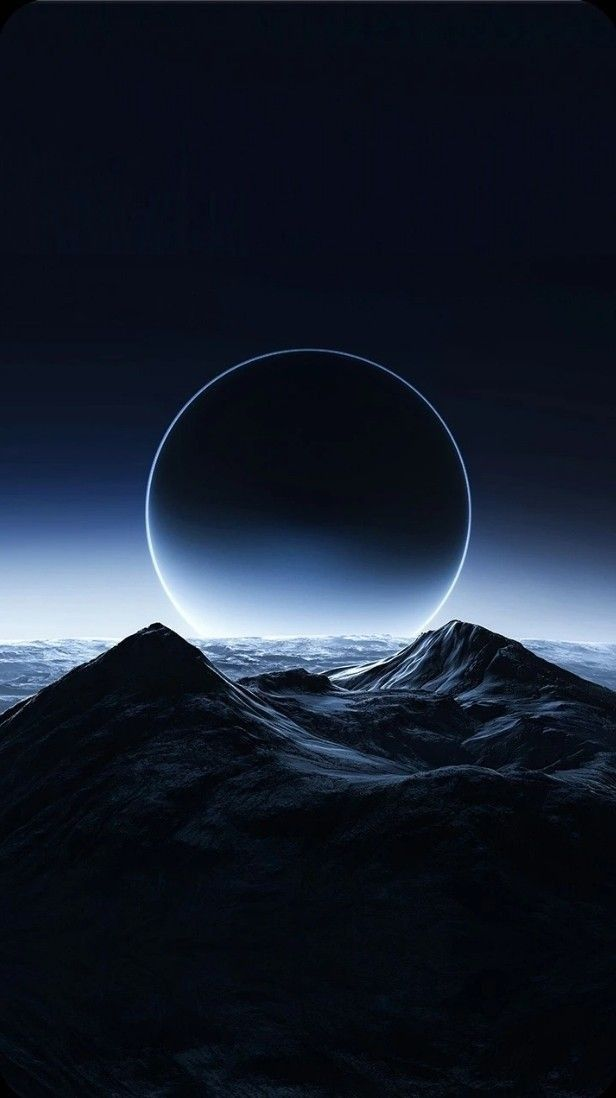
#> input picture AppStoreAssets/background-source/01-space-ring-mountains.jpg, 616 x 1098 px
$ python render_scene_driven_appstore_screenshots_v12.py
#> lines starting #> are read from the running program, lines starting #| are printed output that depends on the picture
#!/usr/bin/env python3
"""Render scene-driven App Store screenshots for TAME Space Compass.

This v12 pipeline treats screenshots like ads: each frame gets a real scene
background, a clear focal object, and a more cinematic sense of depth.
"""

from __future__ import annotations

import math
import random
from dataclasses import dataclass
from pathlib import Path

from PIL import Image, ImageChops, ImageDraw, ImageEnhance, ImageFilter, ImageFont, ImageOps


ROOT = Path(__file__).resolve().parents[1]
ASSETS = ROOT / "AppStoreAssets"
SHOTS = ROOT / "VerificationShots"
REFS = ASSETS / "reference-style"
BGS = ASSETS / "background-source"

OUT_ZH = ASSETS / "zh-Hans-campaign-v12"
OUT_EN = ASSETS / "en-US-campaign-v12"
CONTACT = ASSETS / "generated-marketing" / "campaign-v12"

W, H = 1284, 2778

PAPER = (250, 247, 239)
INK = (15, 18, 19)
MUTED = (90, 94, 91)
GOLD = (180, 148, 80)
GOLD_SOFT = (221, 194, 130)
GREEN = (24, 43, 35)
GREEN_DARK = (12, 21, 18)

FONT_ZH_SERIF = "/System/Library/Fonts/Supplemental/Songti.ttc"
FONT_ZH_BODY = "/System/Library/Fonts/Hiragino Sans GB.ttc"
FONT_EN = "/System/Library/Fonts/Helvetica.ttc"

ICON = ROOT / "Design" / "app-icon-original-geomancy-1024.png"

SCENES = {
    "hero": {
        "bg": BGS / "01-space-ring-mountains.jpg",
        "focus": (0.52, 0.58),
        "light": (0.50, 0.42),
        "warm": False,
    },
    "read": {
        "bg": BGS / "03-silver-flow.jpg",
        "focus": (0.35, 0.52),
        "light": (0.70, 0.24),
        "warm": True,
    },
    "layout": {
        "bg": BGS / "06-gold-crease.jpg",
        "focus": (0.58, 0.48),
        "light": (0.62, 0.28),
        "warm": True,
    },
    "report": {
        "bg": BGS / "09-chrome-sphere.jpg",
        "focus": (0.52, 0.54),
        "light": (0.50, 0.44),
        "warm": False,
    },
    "rooms": {
        "bg": BGS / "07-glass-forest-bubble.jpg",
        "focus": (0.50, 0.44),
        "light": (0.50, 0.24),
        "warm": True,
    },
    "close": {
        "bg": BGS / "10-galaxy-spiral.jpg",
        "focus": (0.52, 0.34),
        "light": (0.52, 0.36),
        "warm": False,
    },
}


@dataclass(frozen=True)
class Frame:
    key: str
    source: Path


ZH_COPY = {
    "hero": ("空间坐向", "一眼看清空间坐向", "罗盘、户型和记录放到同一屏。"),
    "read": ("现场读数", "现场读数更从容", "红针、角度与参考一起看，不用来回切。"),
    "layout": ("格局参考", "复杂格局一屏理顺", "把方位、年度与阶段整理成更清楚的判断。"),
    "report": ("户型对齐", "户型落点更直观", "中心点、开口、区域关系直接落到平面上。"),
    "rooms": ("空间分组", "房间分开看更稳", "卧室、书房、客厅分开记录，复盘更稳。"),
    "close": ("本地报告", "本地保存，按需分享", "记录留在本机，需要沟通时再生成报告。"),
}

EN_COPY = {
    "hero": ("Spatial reading", "See the spatial read at a glance", "Compass, plan, and notes stay in one view."),
    "read": ("On-site checks", "Read on-site with confidence", "Needle, angle, and reference together, without jumping around."),
    "layout": ("Layout reference", "Make complex layouts easier to read", "Bring direction, year, and period into one calm read."),
    "report": ("Plan alignment", "Map direction to real rooms", "Place center points, openings, and zones with confidence."),
    "rooms": ("Room groups", "Review each room separately", "Keep bedroom, study, and living areas organized."),
    "close": ("Local records", "Save locally. Share when ready.", "Your records stay on device until you choose to share."),
}


# [8 lines left out: function font, not called in this run]


def load(path: Path) -> Image.Image:
    return Image.open(path).convert("RGB")


def fit_cover(img: Image.Image, size: tuple[int, int], centering: tuple[float, float] = (0.5, 0.5)) -> Image.Image:
    return ImageOps.fit(img, size, Image.Resampling.LANCZOS, centering=centering)


# [4 lines left out: function rounded_mask, not called in this run]


def _lerp(a: int, b: int, t: float) -> int:
    return int(a + (b - a) * t)


def _blend(c1: tuple[int, int, int, int], c2: tuple[int, int, int, int], t: float) -> tuple[int, int, int, int]:
    return tuple(_lerp(c1[i], c2[i], t) for i in range(4))  # type: ignore[return-value]


# [74 lines left out: functions linear_gradient, rounded_gradient, wrap_lines, draw_wrapped, not called in this run]


def grain(img: Image.Image, seed: int, strength: int = 10) -> None:
    random.seed(seed)
    layer = Image.new("RGBA", img.size, (0, 0, 0, 0))
    draw = ImageDraw.Draw(layer)
    for _ in range(6500):
        x = random.randrange(img.width)
        y = random.randrange(img.height)
        alpha = random.randrange(2, strength)
        color = (255, 255, 255, alpha) if random.random() < 0.40 else (0, 0, 0, alpha)
        draw.point((x, y), fill=color)
    img.alpha_composite(layer)


def glow(img: Image.Image, center: tuple[int, int], radius: int, color: tuple[int, int, int], alpha: int) -> None:
    layer = Image.new("RGBA", img.size, (0, 0, 0, 0))
    draw = ImageDraw.Draw(layer)
    x, y = center
    draw.ellipse((x - radius, y - radius, x + radius, y + radius), fill=(*color, alpha))
    layer = layer.filter(ImageFilter.GaussianBlur(radius // 2))
    img.alpha_composite(layer)


def scene_bg(scene_key: str, seed: int) -> Image.Image:
    scene = SCENES[scene_key]
    base = fit_cover(load(scene["bg"]).convert("RGBA"), (W, H), centering=scene["focus"]).convert("RGBA")
    if scene["warm"]:
        wash = Image.new("RGBA", (W, H), (248, 244, 236, 70))
        halo_color = (222, 190, 128)
        horizon = (255, 255, 255, 42)
    else:
        wash = Image.new("RGBA", (W, H), (14, 28, 25, 92))
        halo_color = (160, 205, 206)
        horizon = (232, 238, 240, 36)

    base.alpha_composite(wash)
    glow(base, (int(W * scene["light"][0]), int(H * scene["light"][1])), 280, halo_color, 78 if scene["warm"] else 92)

    draw = ImageDraw.Draw(base)
    horizon_y = int(H * 0.61)
    draw.line((78, horizon_y, W - 78, horizon_y), fill=horizon, width=2)
    draw.line((W // 2, 110, W // 2, H - 140), fill=(255, 255, 255, 20) if scene["warm"] else (255, 255, 255, 14), width=1)

    fade = Image.new("RGBA", (W, H), (0, 0, 0, 0))
    fd = ImageDraw.Draw(fade)
    for y in range(H):
        if y < 260:
            a = int(82 * (1 - y / 260) ** 2)
            fd.line((0, y, W, y), fill=(255, 255, 255, a))
        elif y > H - 320:
            a = int(102 * ((y - (H - 320)) / 320) ** 2)
            fd.line((0, y, W, y), fill=(0, 0, 0, a))
    base.alpha_composite(fade)

    grain(base, seed, 10 if scene["warm"] else 12)
    return base


# [400 lines left out: functions shadow, cast_shadow, screen_treatment, extrude_device, phone_mockup, reflect and 9 more, not called in this run]


def render_frame(locale: str, frame: Frame, index: int) -> Image.Image:
    dark = not bool(SCENES[frame.key]["warm"])
    base = scene_bg(frame.key, 900 + index * 17)
    src = load(frame.source)
    if frame.key == "hero":
        hero_layout(base, src, locale, dark)
    elif frame.key == "read":
        read_layout(base, src, locale, dark)
    elif frame.key == "layout":
        layout_layout(base, src, locale, dark)
    elif frame.key == "report":
        report_layout(base, src, locale, dark)
    elif frame.key == "rooms":
        rooms_layout(base, src, locale, dark)
    else:
        close_layout(base, src, locale, dark)
    return base.convert("RGB")


# [23 lines left out: functions contact_sheet, validate, not called in this run]


def main() -> int:
    for d in (OUT_ZH, OUT_EN, CONTACT):
        d.mkdir(parents=True, exist_ok=True)

    frames = [
        Frame("hero", SHOTS / "compass_pointer_to_marked_ring.png"),
        Frame("read", SHOTS / "compass_red_pointer_arrow_unified.png"),
        Frame("layout", SHOTS / "overview-nine-palace-2026-05-22.png"),
        Frame("report", SHOTS / "analysis-yanggong-entry-2026-05-22.png"),
        Frame("rooms", SHOTS / "yanggong-fenjin-clean.png"),
        Frame("close", SHOTS / "overview-graphical-entry-2026-05-22.png"),
    ]
    en_frames = [
        Frame("hero", ASSETS / "en-US" / "01-dual-compass.png"),
        Frame("read", ASSETS / "en-US" / "02-opening-reference.png"),
        Frame("layout", ASSETS / "en-US" / "03-flying-star.png"),
        Frame("report", ASSETS / "en-US" / "04-floor-plan-heatmap.png"),
        Frame("rooms", ASSETS / "en-US" / "05-bazhai.png"),
        Frame("close", ASSETS / "en-US" / "06-record-share.png"),
    ]

    outputs: dict[str, list[Path]] = {"zh": [], "en": []}
    for locale, frame_set, out_dir in (("zh", frames, OUT_ZH), ("en", en_frames, OUT_EN)):
        for idx, frame in enumerate(frame_set):
            out = out_dir / f"{idx + 1:02d}.png"
            render_frame(locale, frame, idx).save(out, "PNG")
#> in load, returned value is the input picture: PIL image 616x1098 RGB; mean R, G, B 23, 30.8, 44.5
#> in fit_cover, `return ImageOps.fit(img, size, Image.Resampling.LANCZOS, centering=cen..`:
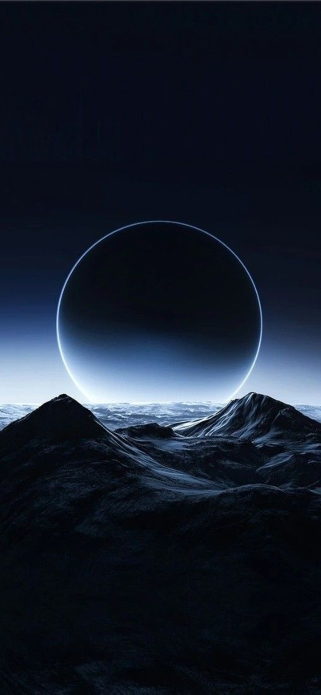
#> returned value: PIL image 1284x2778 RGBA (shown at 1/4 size); mean R, G, B, A 22.2, 29.9, 43.5, 255
#> in scene_bg, `wash = Image.new("RGBA", (W, H), (14, 28, 25, 92))`:
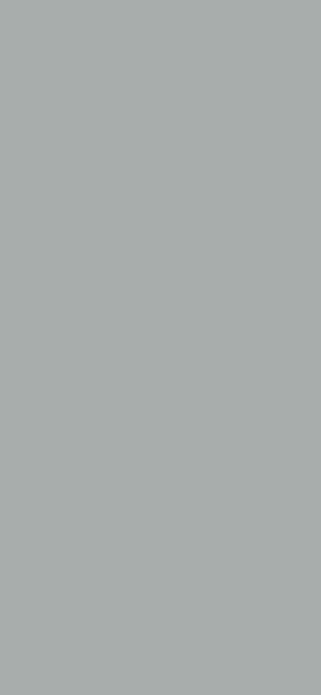
#> wash: PIL image 1284x2778 RGBA (shown at 1/4 size); mean R, G, B, A 14, 28, 25, 92; transparent parts drawn white
#> in glow, `layer = layer.filter(ImageFilter.GaussianBlur(radius // 2))`:
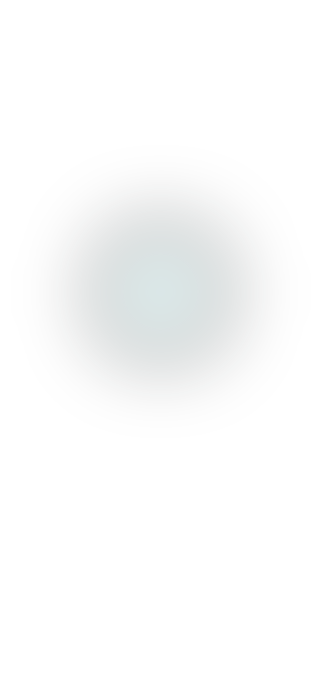
#> layer: PIL image 1284x2778 RGBA (shown at 1/4 size); mean R, G, B, A 11.1, 14.2, 14.3, 6.4; transparent parts drawn white
#> in scene_bg, `base.alpha_composite(fade)`:
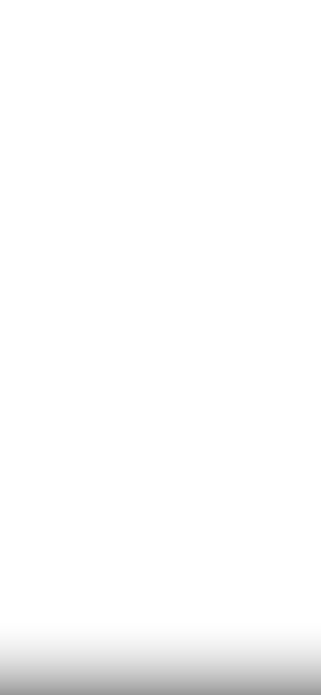
#> fade: PIL image 1284x2778 RGBA (shown at 1/4 size); mean R, G, B, A 23.9, 23.9, 23.9, 6.4; transparent parts drawn white
#> in scene_bg, `base.alpha_composite(fade)`:
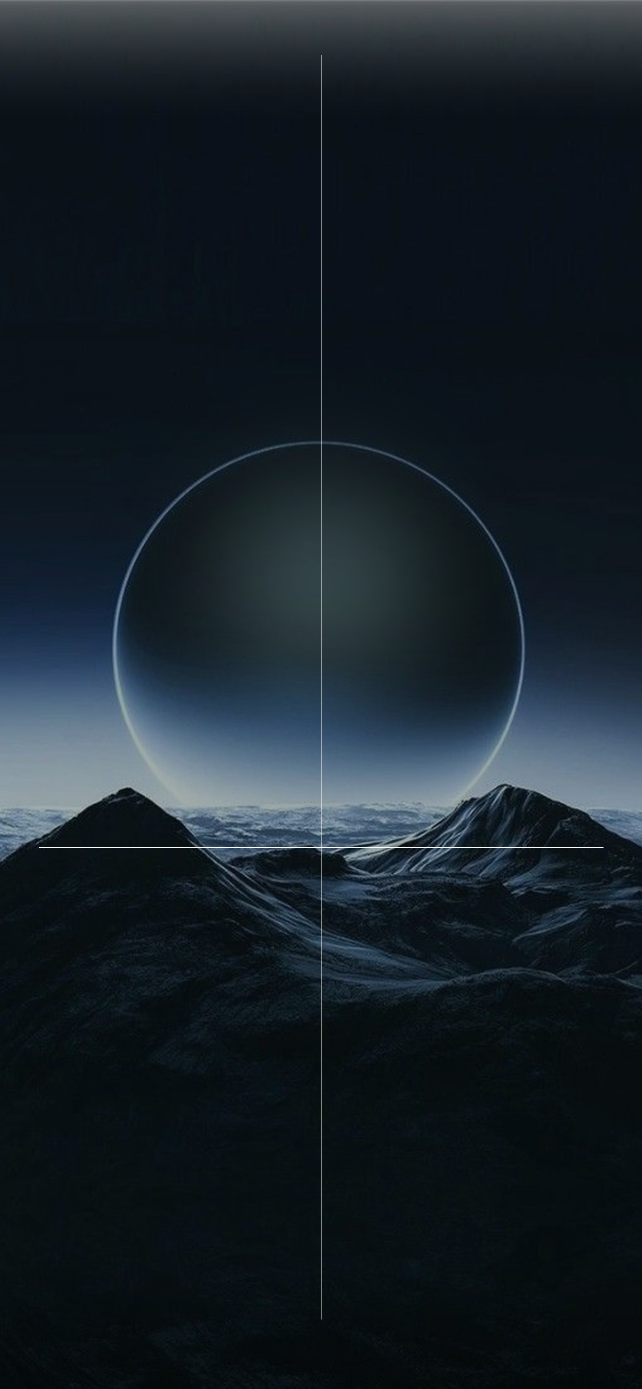
#> base: PIL image 1284x2778 RGBA (shown at 1/2 size); mean R, G, B, A 23.2, 33.2, 40.6, 254.7; transparent parts drawn white
            outputs[locale].append(out)
        contact_sheet(outputs[locale], CONTACT / f"{locale}-contactsheet.jpg")

    issues = validate(outputs["zh"] + outputs["en"])
    if issues:
        print("Validation issues:")
        for issue in issues:
            print("-", issue)
        return 1

    print(f"Wrote zh screenshots to {OUT_ZH}")
    print(f"Wrote en screenshots to {OUT_EN}")
    print(f"Contact sheets in {CONTACT}")
    return 0


if __name__ == "__main__":
#> (the run stopped early here; a loop or call above may not have finished)

$ run again, with AppStoreAssets/background-source/05-smoke-ribbons.jpg copied over AppStoreAssets/background-source/01-space-ring-mountains.jpg
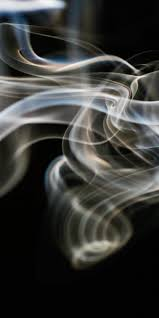
#> input picture AppStoreAssets/background-source/05-smoke-ribbons.jpg, 159 x 318 px
#> in load, returned value is the input picture: PIL image 159x318 RGB; mean R, G, B 55.7, 56.3, 53.7
#> in fit_cover, `return ImageOps.fit(img, size, Image.Resampling.LANCZOS, centering=cen..`:
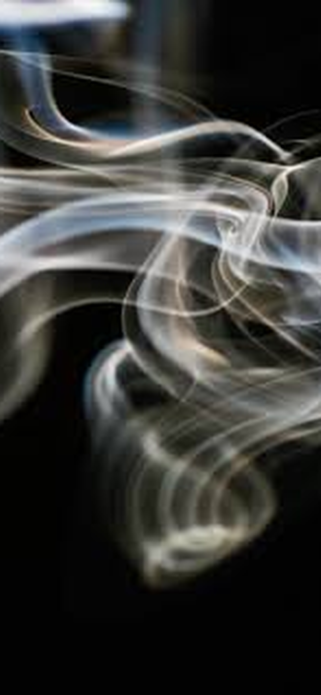
#> returned value: PIL image 1284x2778 RGBA (shown at 1/4 size); mean R, G, B, A 56.2, 56.8, 54, 255
#> in scene_bg, `base.alpha_composite(fade)`:
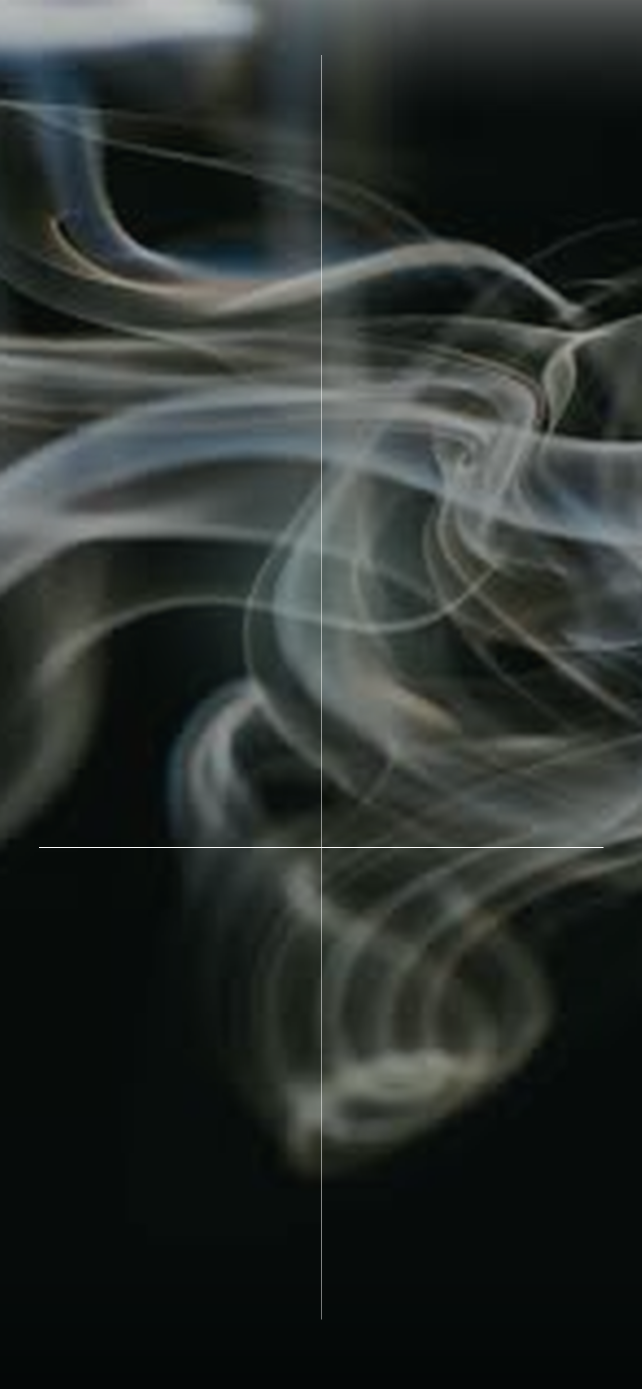
#> base: PIL image 1284x2778 RGBA (shown at 1/2 size); mean R, G, B, A 43.3, 49, 46.2, 254.7; transparent parts drawn white
